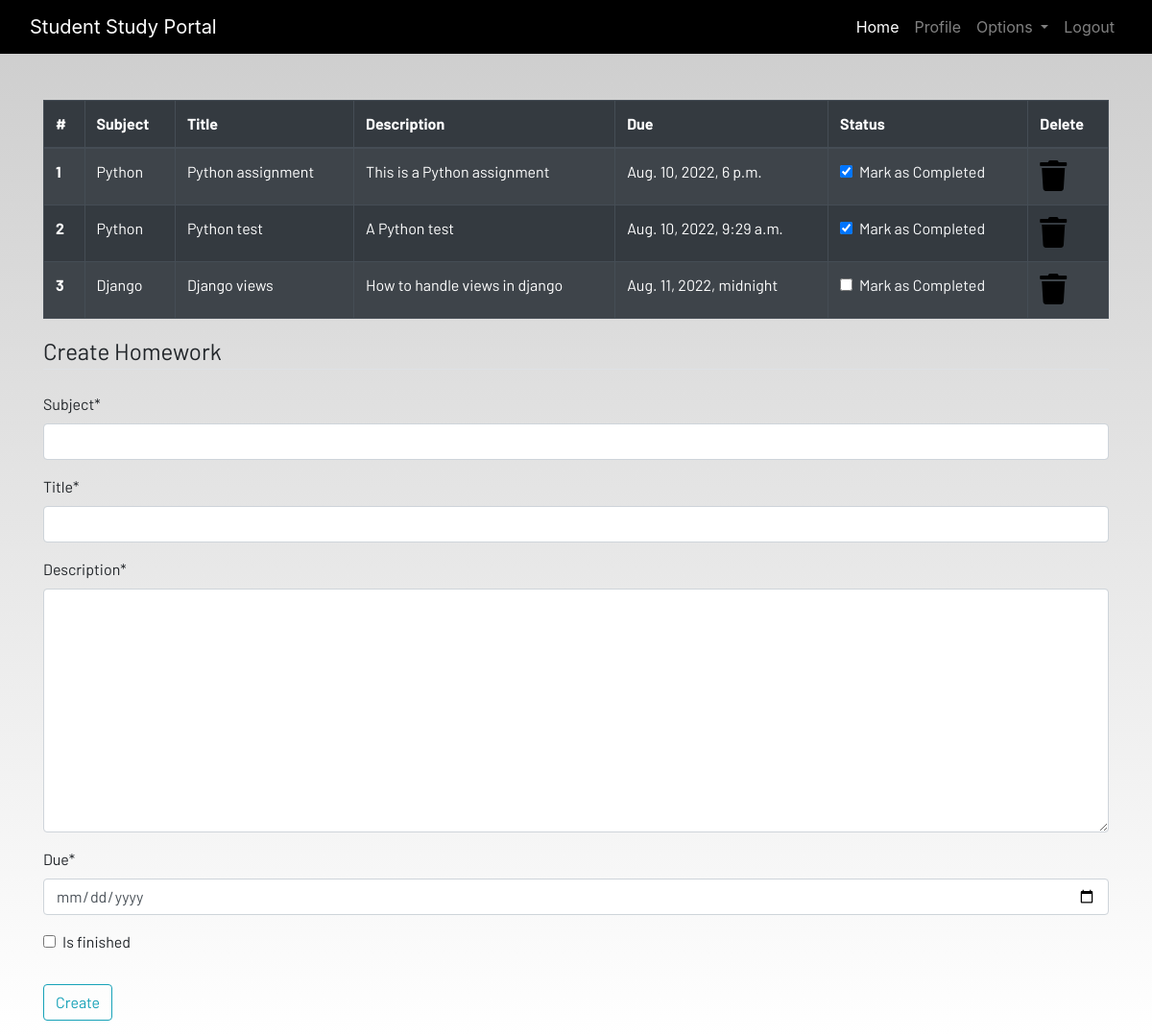
/homework/ (signed in), run on an earlier commit of the app's database.
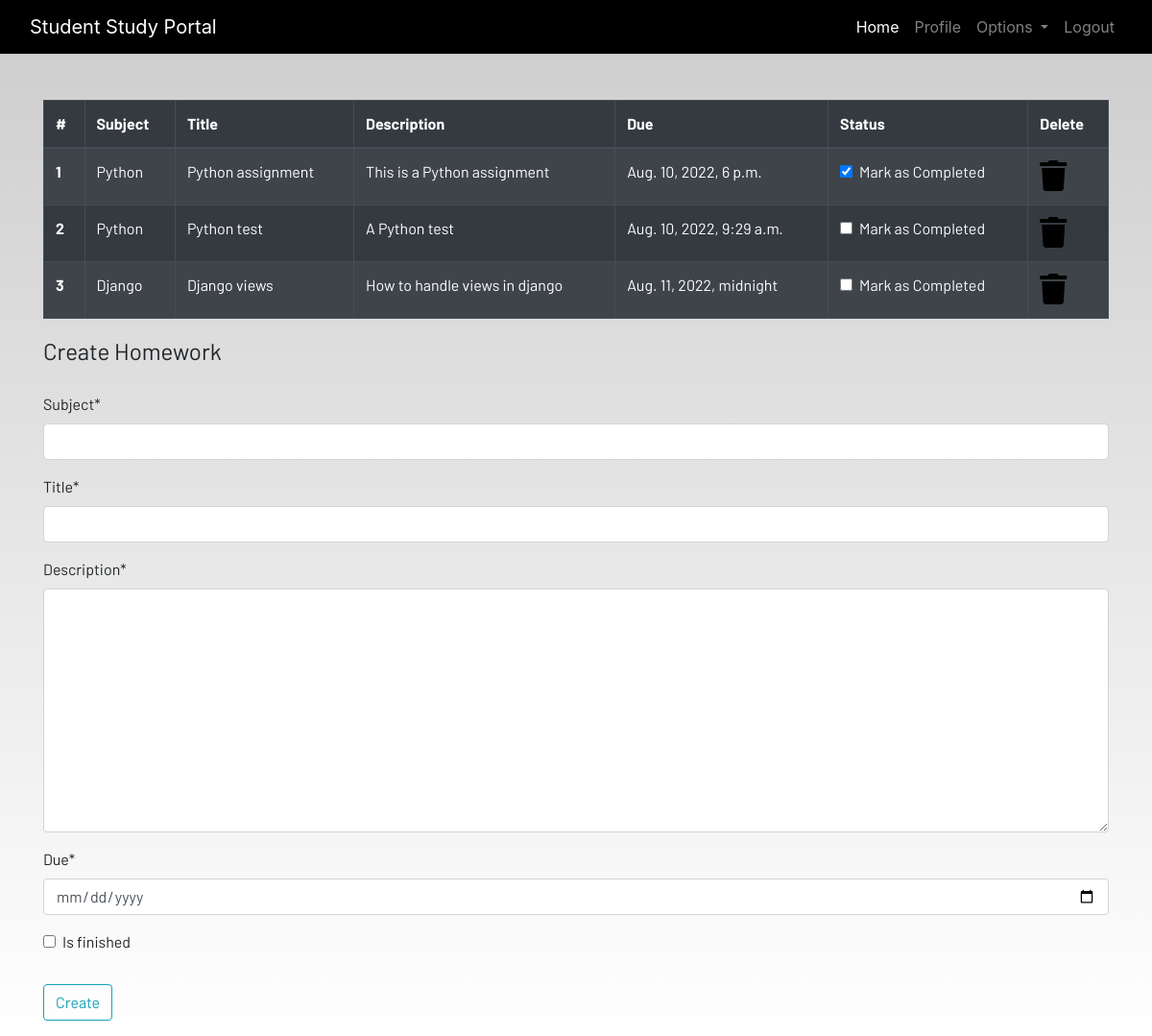
And on a later commit of the database.
### Dashboard/models.py (models this page shows, shortened)
class Homework(models.Model):
    user = models.ForeignKey(User, on_delete=models.CASCADE)
    subject = models.CharField(max_length=50)
    title = models.CharField(max_length=200)
    description = models.TextField()
    due = models.DateTimeField()
    is_finished = models.BooleanField(default=False)

### Dashboard/views.py (the view)
# urls.py: path('homework/',views.homework, name='homework'),
@login_required
def homework(request):
    if request.method == 'POST':
        form = HomeworkForm(request.POST)
        if form.is_valid():
            try:
                finished = request.POST['is_finished']
                if finished == 'on':
                    finished = True
                else:
                    finished = False
            except:
                finished = False
            homework = Homework(
                user = request.user,
                subject = request.POST['subject'],
                title = request.POST['title'],
                description = request.POST['description'],
                due = request.POST['due'],
                is_finished = finished
            )
            homework.save()
            messages.success(request,f'Homework Added Successfully!')
            return redirect('home')
    else:
        form = HomeworkForm()
    homework = Homework.objects.filter(user=request.user)
    if len(homework) == 0:
        homework_done = True
    else:
        homework_done = False
    context = {
                'homework':homework,
                'homework_done':homework_done,
                'form':form
                }
    return render(request, 'Dashboard/homework.html',context)

### Dashboard/form.py
class HomeworkForm(forms.ModelForm):
    class Meta:
        model = Homework
        widgets = {'due':DateInput()}
        fields = ['subject','title','description','due','is_finished']

### Dashboard/templates/Dashboard/homework.html (shortened to what this page needs)
{% extends 'Dashboard/base.html' %}
{% load static %}
{% load crispy_forms_tags %}
{% block content %}
<div class="container">
    {% if not homework_done %}
    <table class="table table-striped table-bordered table-hover table-dark">
        <thead>
            <tr>
                <th scope="col">#</th>
                <th scope="col">Subject</th>
                <th scope="col">Title</th>
                <th scope="col">Description</th>
                <th scope="col">Due</th>
                <th scope="col">Status</th>
                <th scope="col">Delete</th>
            </tr>
        </thead>
        <tbody>
            {% for item in homework %}
            <tr>
                <th scope="row">{{forloop.counter}}</th>
                <td>{{item.subject}}</td>
                <td>{{item.title}}</td>
                <td>{{item.description}}</td>
                <td>{{item.due}}</td>
                <td>
                    <a href="{% url 'update-homework' item.id %}">
                        <div class="form-check">
                            {% if item.is_finished == True %}
                            <input class="form-check-input" type="checkbox" value="" checked>
                            {% else %}
                            <input class="form-check-input" type="checkbox" value="" >
                            {% endif %}
                            <label class="form-check-label text-light" for="flexCheckDefault">
                                Mark as Completed
                            </label>
                        </div>
                    </a>
                </td>
                <td><a href="{% url 'deleteh' item.id%}"><i class="fa fa-trash fa-2x"></i></a></td>
            </tr>
            {% endfor %}
        </tbody>
    </table>
{% else %}
    <h4>All homeworks are completed!! Create to have more!!</h4>
{% endif %}
</div>
<div class=" container">
    <form method="POST">
        <fieldset class="form-group">
            <legend class="border-bottom mb-4">Create Homework</legend>
            {{form|crispy}}
        </fieldset>
        <div class="form-group">
            <button href="" class="btn btn-outline-info" type="submit">
                Create
            </button>
        </div>
    </form>
</div>
{% endblock content %}

What changed in the data, as far as the page shows it:
changed Homework "Python test": value "☑" → "☐"
